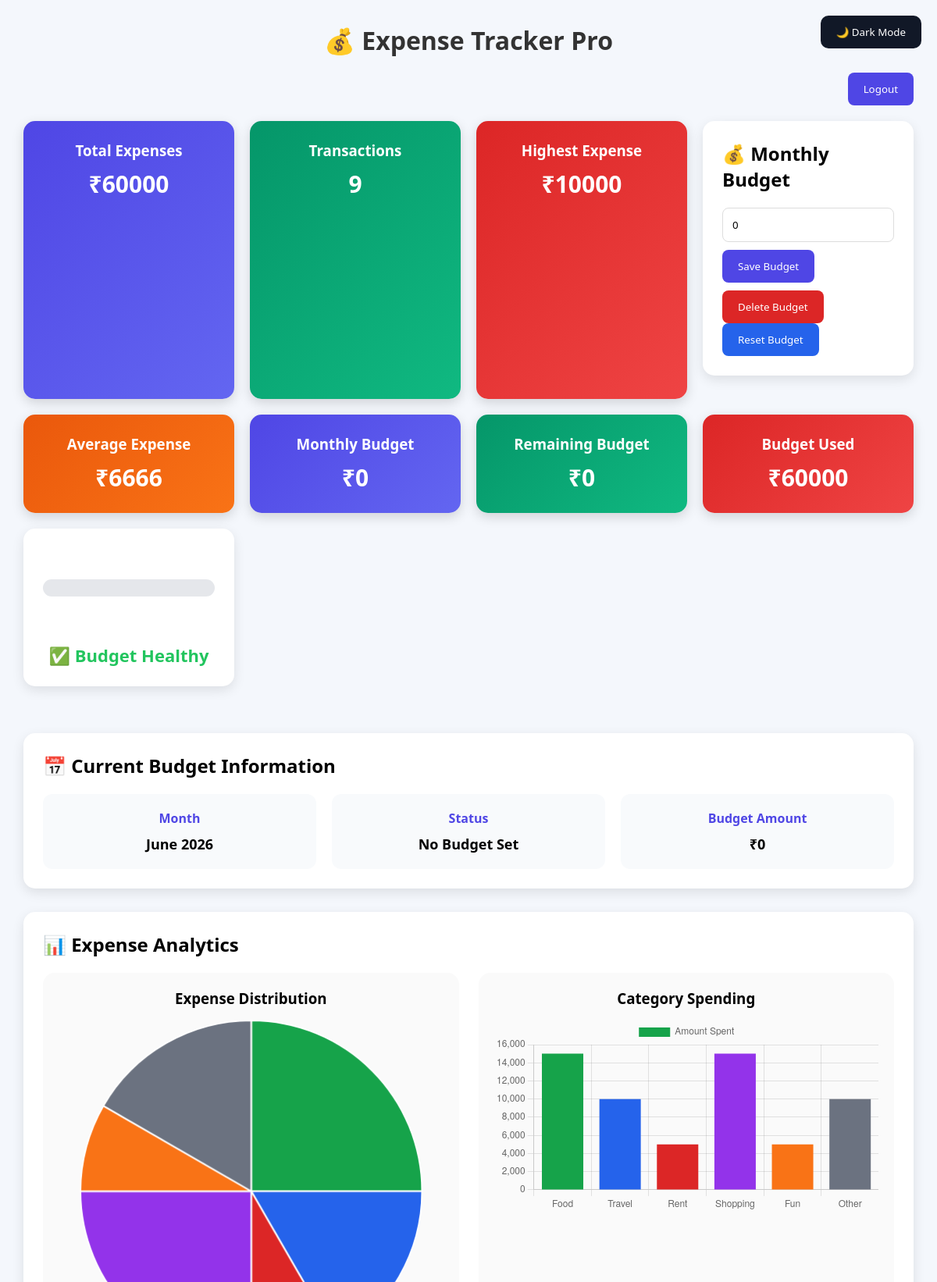
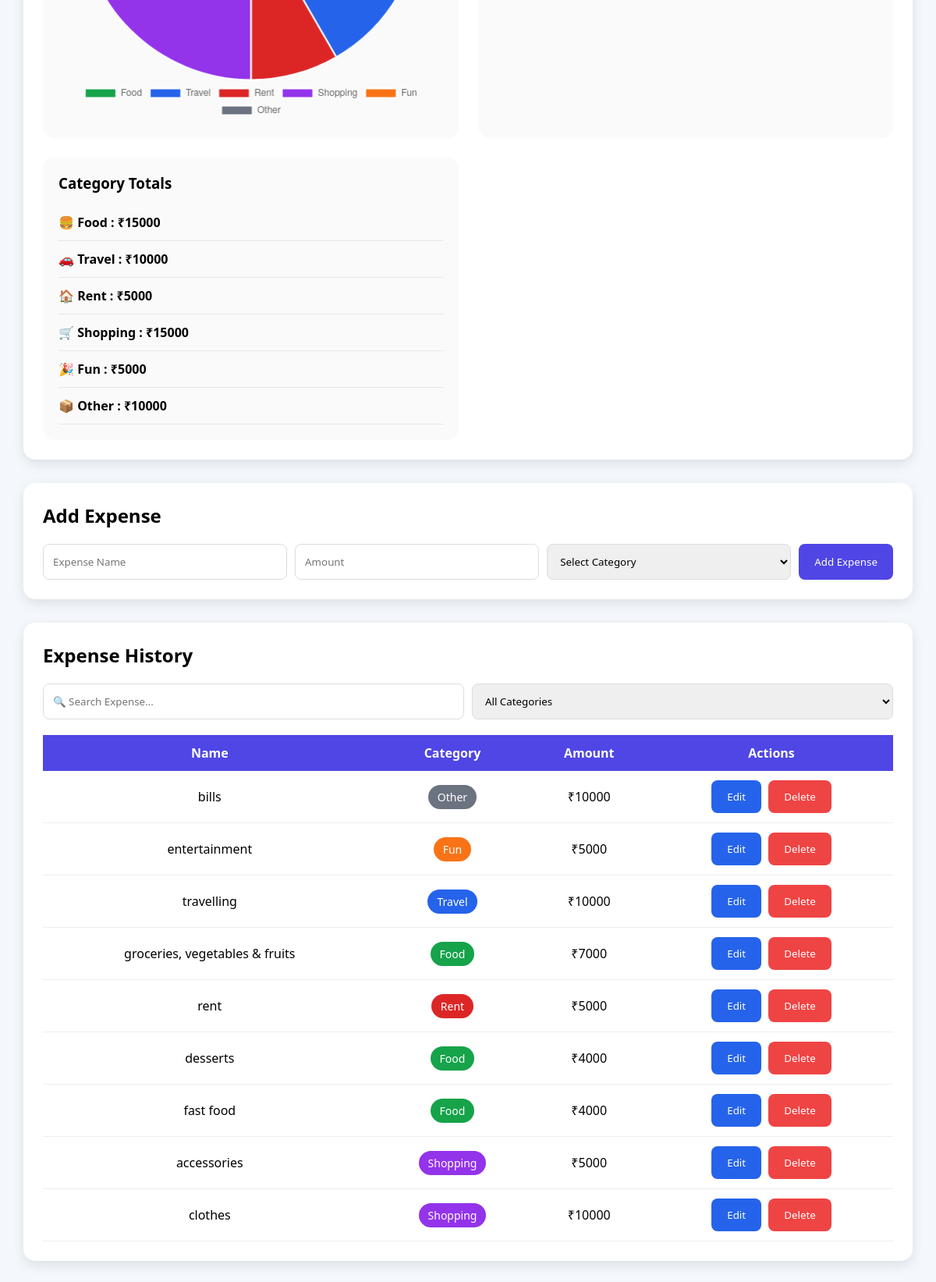
Screenshot of / (signed in) with the database file from the repository (2 pictures, top to bottom).
### app.py (models this page shows)
class Expense(db.Model):
    id = db.Column(
        db.Integer,
        primary_key=True
    )
    name = db.Column(
        db.String(100),
        nullable=False
    )
    amount = db.Column(
        db.Integer,
        nullable=False
    )
    category = db.Column(
        db.String(50),
        nullable=False
    )
    user_id = db.Column(
        db.Integer,
        db.ForeignKey('user.id'),
        nullable=False
    )

### app.py (the view, shortened to what this page needs)
@app.route('/', methods=['GET', 'POST'])
def home():
    if 'user_id' not in session:
        return redirect('/login')
    current_month = datetime.now().month
    current_year = datetime.now().year
    budget = Budget.query.filter_by(
        user_id=session['user_id'],
        month=current_month,
        year=current_year
    ).first()
    budget_amount = 0
    if budget:
        budget_amount = budget.amount
    expenses = Expense.query.filter_by(
        user_id=session['user_id']
    ).order_by(
        Expense.id.desc()
    ).all()
    total = sum(
        expense.amount
        for expense in expenses
    )
    transaction_count = len(expenses)
    highest_expense = max(
        [expense.amount for expense in expenses],
        default=0
    )
    average_expense = (
        total // transaction_count
        if transaction_count > 0
        else 0
    )
    category_totals = {
        "Food": 0,
        "Travel": 0,
        "Rent": 0,
        "Shopping": 0,
        "Fun": 0,
        "Other": 0
    }
    for expense in expenses:
        if expense.category in category_totals:
            category_totals[
                expense.category
            ] += expense.amount
    highest_category = max(
        category_totals,
        key=category_totals.get
    )
    highest_category_amount = (
        category_totals[highest_category]
    )
    monthly_summary = {
        "total": total,
        "transactions": transaction_count,
        "highest_expense": highest_expense,
        "average_expense": average_expense
    }
    budget_used = total
    remaining_budget = budget_amount - total
    if remaining_budget < 0:
        remaining_budget = 0
    actual_budget_percentage = 0
    budget_percentage = 0
    budget_status = "healthy"
    month_name = datetime.now().strftime("%B")
    current_year = datetime.now().year
    if budget_amount > 0:
        budget_state = "Active"
    else:
        budget_state = "No Budget Set"
    return render_template(
        'index.html',
        expenses=expenses,
        total=total,
        transaction_count=transaction_count,
        highest_expense=highest_expense,
        average_expense=average_expense,
        category_totals=category_totals,
        highest_category=highest_category,
        highest_category_amount=highest_category_amount,
        monthly_summary=monthly_summary,
        budget_amount=budget_amount,
        budget_used=budget_used,
        remaining_budget=remaining_budget,
        budget_percentage=budget_percentage,
        budget_status=budget_status,
        actual_budget_percentage=actual_budget_percentage,
        month_name=month_name,
        current_year=current_year,
        budget_state=budget_state
    )

### templates/index.html (shortened to what this page needs)
<!DOCTYPE html>
<html>
<head>
    <link rel="stylesheet"
        href="{{ url_for('static', filename='style.css') }}">
</head>
<body>
    <button
        class="dark-mode-btn"
        onclick="toggleDarkMode()">
        🌙 Dark Mode
    </button>
    <div class="container">
        <h1>💰 Expense Tracker Pro</h1>
        <div style="text-align:right; margin-bottom:20px;">
    <a href="/logout">
        <button type="button">
            Logout
        </button>
    </a>
</div>
        <div class="dashboard">
            <div class="card total-card">
                <h3>Total Expenses</h3>
                <p>₹{{ total }}</p>
            </div>
            <div class="card transaction-card">
                <h3>Transactions</h3>
                <p>{{ transaction_count }}</p>
            </div>
            <div class="card highest-card">
                <h3>Highest Expense</h3>
                <p>₹{{ highest_expense }}</p>
            </div>
            <div class="form-card">
    <h2>💰 Monthly Budget</h2>
    <form action="/set_budget" method="POST">
        <input
            type="number"
            name="budget"
            placeholder="Enter Monthly Budget"
            value="{{ budget_amount }}"
            required>
        <button type="submit">
            Save Budget
        </button>
    <a
         href="/delete_budget"
         onclick="return confirm('Delete budget for this month?');">
    <button
        type="button"
        class="delete-budget-btn">
        Delete Budget
    </button>
    <form
    action="/reset_budget"
    method="GET"
    onsubmit="return confirm('Reset budget to ₹0?');">
    <button
        type="submit"
        class="reset-budget-btn">
        Reset Budget
    </button>
</form>
</a>
    </form>
</div>
          <div class="card average-card">
    <h3>Average Expense</h3>
    <p>₹{{ average_expense }}</p>
</div>
<div class="card total-card">
    <h3>Monthly Budget</h3>
    <p>₹{{ budget_amount }}</p>
</div>
<div class="card transaction-card">
    <h3>Remaining Budget</h3>
    <p>₹{{ remaining_budget }}</p>
</div>
<div class="card highest-card">
    <h3>Budget Used</h3>
    <p>₹{{ budget_used }}</p>
</div>
<div class="card progress-card">
    <h3>Budget Progress</h3>
    <div class="progress-bar">
    </div>
    <p>
    </p>
    {% if budget_status == "healthy" %}
    <p class="healthy-text">
        ✅ Budget Healthy
    </p>
    {% elif budget_status == "warning" %}
    <p class="warning-text">
        ⚠ Warning: Approaching Budget
    </p>
    {% elif budget_status == "danger" %}
    <p class="danger-text">
        🚨 Budget Exceeded
    </p>
    {% endif %}
</div>
</div>
<div class="budget-info-card">
    <h2>📅 Current Budget Information</h2>
    <div class="budget-info-grid">
        <div class="budget-info-item">
            <strong>Month</strong>
            <p>{{ month_name }} {{ current_year }}</p>
        </div>
        <div class="budget-info-item">
            <strong>Status</strong>
            <p>{{ budget_state }}</p>
        </div>
        <div class="budget-info-item">
            <strong>Budget Amount</strong>
            <p>₹{{ budget_amount }}</p>
        </div>
    </div>
</div>
        <div class="analytics-card">
            <h2>📊 Expense Analytics</h2>
            <div class="analytics-grid">
               <div class="chart-box">
    <h3>Expense Distribution</h3>
    <canvas id="expenseChart"></canvas>
</div>
<div class="chart-box">
    <h3>Category Spending</h3>
    <canvas id="barChart"></canvas>
</div>
                <div class="summary-box">
                    <h3>Category Totals</h3>
                    <ul class="summary-list">
                        <li>
                            🍔 Food :
                            ₹{{ category_totals['Food'] }}
                        </li>
                        <li>
                            🚗 Travel :
                            ₹{{ category_totals['Travel'] }}
                        </li>
                        <li>
                            🏠 Rent :
                            ₹{{ category_totals['Rent'] }}
                        </li>
                        <li>
                            🛒 Shopping :
                            ₹{{ category_totals['Shopping'] }}
                        </li>
                        <li>
                            🎉 Fun :
                            ₹{{ category_totals['Fun'] }}
                        </li>
                        <li>
                            📦 Other :
                            ₹{{ category_totals['Other'] }}
                        </li>
                    </ul>
                </div>
            </div>
        </div>
        <div class="form-card">
            <h2>Add Expense</h2>
            <form method="POST">
                <input
                    type="text"
                    name="name"
                    placeholder="Expense Name"
                    required>
                <input
                    type="number"
                    name="amount"
                    placeholder="Amount"
                    required>
                <select
                    name="category"
                    required>
                    <option value="">Select Category</option>
                </select>
                <button type="submit">
                    Add Expense
                </button>
            </form>
        </div>
        <div class="table-card">
            <h2>Expense History</h2>
            <div class="search-section">
                <input
                    type="text"
                    id="searchInput"
                    placeholder="🔍 Search Expense..."
                    onkeyup="searchExpenses()">
                <select
                    id="categoryFilter"
                    onchange="searchExpenses()">
                    <option value="all">All Categories</option>
                </select>
            </div>
            <table>
                <tr>
                    <th>Name</th>
                    <th>Category</th>
                    <th>Amount</th>
                    <th>Actions</th>
                </tr>
                {% for expense in expenses %}
                <tr
                    class="expense-row"
                    data-name="{{ expense.name }}"
                    data-category="{{ expense.category }}">
                    <td>{{ expense.name }}</td>
                    <td>
                        <span class="badge {{ expense.category.lower() }}">
                            {{ expense.category }}
                        </span>
                    </td>
                    <td>₹{{ expense.amount }}</td>
                    <td>
                        <button
                            type="button"
                            class="edit-btn"
                            onclick="openEditModal(
                            '{{ expense.id }}',
                            '{{ expense.name }}',
                            '{{ expense.amount }}',
                            '{{ expense.category }}'
                            )">
                            Edit
                        </button>
                        <a
                            href="/delete/{{ expense.id }}"
                            onclick="return confirmDelete()">
                            <button
                                type="button"
                                class="delete-btn">
                                Delete
                            </button>
                        </a>
                    </td>
                </tr>
                {% endfor %}
            </table>
        </div>
    </div>
 <script>
const chartLabels = [
    "Food",
    "Travel",
    "Rent",
    "Shopping",
    "Fun",
    "Other"
];
const chartValues = [
    "{{ category_totals['Food'] }}",
    "{{ category_totals['Travel'] }}",
    "{{ category_totals['Rent'] }}",
    "{{ category_totals['Shopping'] }}",
    "{{ category_totals['Fun'] }}",
    "{{ category_totals['Other'] }}"
];
</script>
</body>
</html>

### static/style.css (style rules this page uses)
* { margin:0; padding:0; box-sizing:border-box; font-family:Segoe UI,sans-serif; }
body { background:#f4f7fc; padding:30px; transition:0.3s; }
.container { max-width:1200px; margin:auto; }
h1 { text-align:center; margin-bottom:20px; color:#333; }
.dark-mode-btn { position:fixed; top:20px; right:20px; background:#111827; color:white; border:none; padding:12px 20px; border-radius:10px; cursor:pointer; z-index:1000; }
.dashboard { display:grid; grid-template-columns:repeat(auto-fit,minmax(220px,1fr)); gap:20px; margin-bottom:30px; }
.card { color:white; padding:25px; border-radius:15px; text-align:center; box-shadow:0 5px 15px rgba(0,0,0,0.15); transition:0.3s; }
.card h3 { margin-bottom:10px; }
.card p { font-size:30px; font-weight:bold; }
.total-card { background:linear-gradient(135deg,#4f46e5,#6366f1); }
.transaction-card { background:linear-gradient(135deg,#059669,#10b981); }
.highest-card { background:linear-gradient(135deg,#dc2626,#ef4444); }
.average-card { background:linear-gradient(135deg,#ea580c,#f97316); }
.analytics-card { background:white; padding:25px; border-radius:15px; margin-bottom:30px; box-shadow:0 5px 15px rgba(0,0,0,0.1); }
.analytics-card h2 { margin-bottom:20px; }
.analytics-grid { display:grid; grid-template-columns:1fr 1fr; gap:25px; }
.chart-box { background:#fafafa; padding:20px; border-radius:15px; }
.chart-box h3 { text-align:center; margin-bottom:15px; }
.summary-box { background:#fafafa; padding:20px; border-radius:15px; }
.summary-box h3 { margin-bottom:15px; }
.summary-list { list-style:none; }
.summary-list li { padding:12px 0; border-bottom:1px solid #e5e7eb; font-weight:600; }
.form-card, .table-card { background:white; padding:25px; border-radius:15px; box-shadow:0 5px 15px rgba(0,0,0,0.1); margin-bottom:30px; }
.form-card h2, .table-card h2 { margin-bottom:20px; }
form { display:flex; gap:10px; flex-wrap:wrap; }
input, select { flex:1; min-width:200px; padding:12px; border:1px solid #ddd; border-radius:8px; }
button { padding:12px 20px; border:none; border-radius:8px; background:#4f46e5; color:white; cursor:pointer; }
.edit-btn { background:#2563eb; margin-right:5px; }
.delete-btn { background:#ef4444; }
.search-section { display:flex; gap:10px; margin-bottom:20px; flex-wrap:wrap; }
table { width:100%; border-collapse:collapse; }
th { background:#4f46e5; color:white; padding:12px; }
td { padding:12px; border-bottom:1px solid #eee; text-align:center; }
.badge { padding:6px 12px; border-radius:20px; color:white; font-size:14px; }
.food { background:#16a34a; }
.travel { background:#2563eb; }
.rent { background:#dc2626; }
.shopping { background:#9333ea; }
.fun { background:#f97316; }
.other { background:#6b7280; }
.progress-card { background:white; padding:25px; border-radius:15px; margin-bottom:30px; box-shadow:0 5px 15px rgba(0,0,0,.1); }
.progress-card h3 { margin-bottom:15px; }
.progress-bar { width:100%; height:22px; background:#e5e7eb; border-radius:50px; overflow:hidden; }
.progress-card p { text-align:center; margin-top:15px; font-size:22px; font-weight:bold; }
.healthy-text { color:#22c55e; font-weight:bold; margin-top:10px; font-size:16px; }
.delete-budget-btn { background:#dc2626; }
.reset-budget-btn { background:#2563eb; }
.budget-info-card { background:white; padding:25px; border-radius:15px; margin-bottom:30px; box-shadow:0 5px 15px rgba(0,0,0,.1); }
.budget-info-card h2 { margin-bottom:20px; }
.budget-info-grid { display:grid; grid-template-columns:repeat(auto-fit,minmax(220px,1fr)); gap:20px; }
.budget-info-item { background:#f8fafc; padding:20px; border-radius:12px; text-align:center; }
.budget-info-item strong { display:block; margin-bottom:10px; color:#4f46e5; }
.budget-info-item p { font-size:18px; font-weight:bold; }

### rows the page displays
Expense: amount "10000", name "bills", category "Other"
Expense: name "entertainment", category "Fun", amount "5000"
Expense: name "travelling", category "Travel", amount "10000"
Expense: name "groceries, vegetables & fruits", category "Food", amount "7000"
Expense: name "rent", category "Rent", amount "5000"
Expense: name "desserts", category "Food", amount "4000"
Expense: name "fast food", category "Food", amount "4000"
Expense: name "accessories", category "Shopping", amount "5000"
Expense: name "clothes", category "Shopping", amount "10000"

### other values shown
{{ total }} "60000"
{{ transaction_count }} "9"
{{ average_expense }} "6666"
{{ budget_amount }} "0"
{{ remaining_budget }} "0"
{{ budget_used }} "60000"
{{ budget_state }} "No Budget Set"
{{ category_totals['Food'] }} "15000"
{{ category_totals['Travel'] }} "10000"
{{ category_totals['Rent'] }} "5000"
{{ category_totals['Shopping'] }} "15000"
{{ category_totals['Fun'] }} "5000"
{{ category_totals['Other'] }} "10000"
chart data {{ category_totals['Food'] }} 15000
chart data {{ category_totals['Travel'] }} 10000
